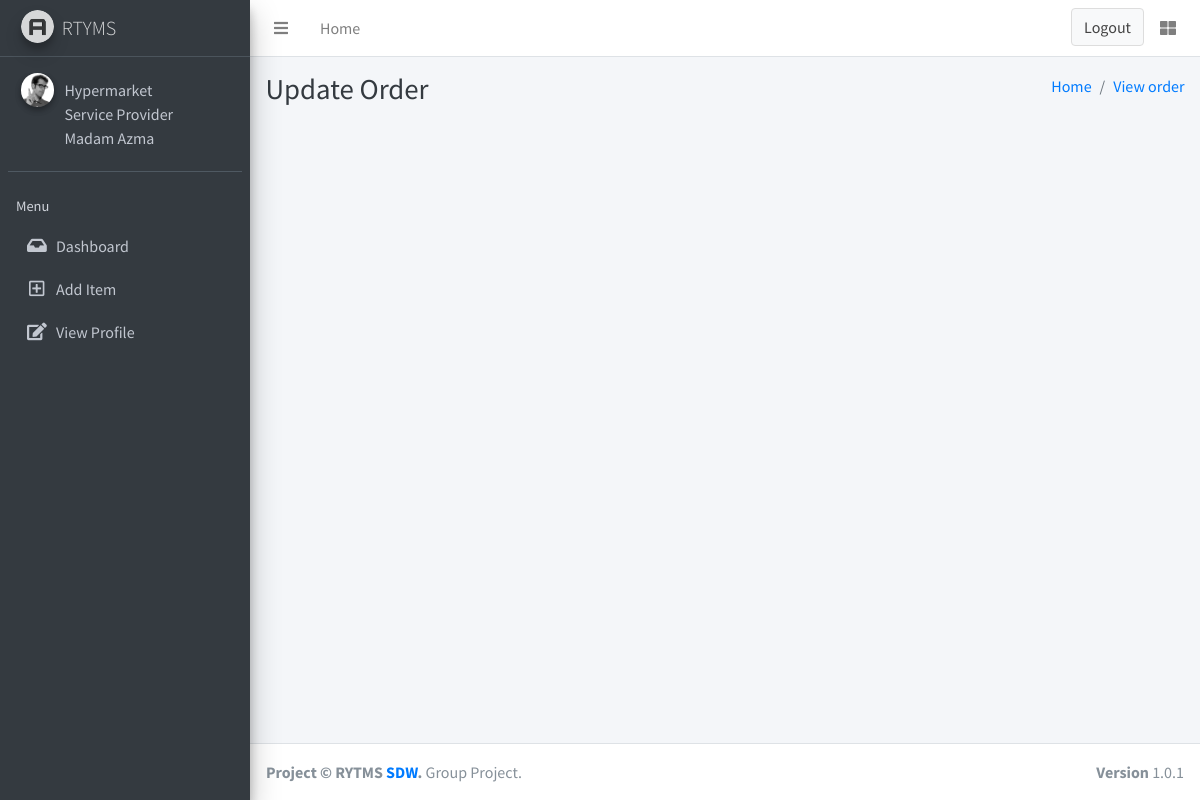
Screenshot of /ApplicationLayer/serviceProvider/good/goodEditOrder.php with the database file from the repository.
### tables this page shows
CREATE TABLE `serviceprovider` (
  `servProvID` int(11) NOT NULL,
  `spName` varchar(100) NOT NULL,
  `spUsername` varchar(50) NOT NULL,
  `spPassword` varchar(50) NOT NULL,
  `spType` varchar(20) NOT NULL,
  `approved` int(11) DEFAULT 0,
  `spEmail` varchar(50) NOT NULL,
  `spAddress` varchar(100) NOT NULL,
  `spPhone` varchar(20) NOT NULL,
  `ssm` varchar(50) NOT NULL,
  `spImage` varchar(255) NOT NULL
);

### ApplicationLayer/template/libs/database.php (called while the page is built, shortened)
<?php
class DB
{
  public static function connect($value='')
  {
    $pdo = new PDO(DB_TYPE.':host='.DB_HOST.';dbname='.DB_NAME, DB_USER, DB_PASS);
    $pdo->setAttribute(PDO::ATTR_ERRMODE, PDO::ERRMODE_EXCEPTION);
    return $pdo;
  }
  public static function run($sql, $args = NULL)
    {
        if (!$args)
        {
             return DB::connect()->query($sql);
        }
        $stmt = DB::connect()->prepare($sql);
        try {
            $stmt->execute($args);
            return $stmt;
        }
        catch (PDOException $e){
            echo $e->getMessage();
            die();
        }
     }
}
?>

### BusinessServicesLayer/data/registerModel.php (called while the page is built, shortened)
<?php
require_once $_SERVER["DOCUMENT_ROOT"].'/RTYMS/ApplicationLayer/template/libs/database.php';
class registerModel{
    function viewGoodSP(){
        $sql = "SELECT * FROM serviceprovider where spType='good'";
        return DB::run($sql);
    }
}
?>

### BusinessServicesLayer/controller/registrationController.php (called while the page is built, shortened)
<?php
require_once $_SERVER["DOCUMENT_ROOT"].'/RTYMS/BusinessServicesLayer/data/registerModel.php';
class registerController{
    function viewGoodSP(){
        $sp = new registerModel();
        return $sp->viewGoodSP();
    }
}
?>

### ApplicationLayer/serviceProvider/good/goodEditOrder.php (the view, shortened to what this page needs)
<?php
require_once $_SERVER["DOCUMENT_ROOT"].'/RTYMS/BusinessServicesLayer/controller/registrationController.php';
$orderID = $_GET['orderID'];
$order = new orderController();
$link = $order->viewOrders($orderID);
$goodSP = new registerController();
$datas = $goodSP->viewGoodSP();
?>
<!DOCTYPE html>
<html>
<head>
  <link rel="stylesheet" href="../../../ApplicationLayer/template/plugins/fontawesome-free/css/all.min.css">
  <link rel="stylesheet" href="https://code.ionicframework.com/ionicons/2.0.1/css/ionicons.min.css">
  <link rel="stylesheet" href="../../../ApplicationLayer/template/plugins/tempusdominus-bootstrap-4/css/tempusdominus-bootstrap-4.min.css">
  <link rel="stylesheet" href="../../../ApplicationLayer/template/plugins/icheck-bootstrap/icheck-bootstrap.min.css">
  <link rel="stylesheet" href="../../../ApplicationLayer/template/plugins/jqvmap/jqvmap.min.css">
  <link rel="stylesheet" href="../../../ApplicationLayer/template/dist/css/adminlte.min.css">
  <link rel="stylesheet" href="../../../ApplicationLayer/template/plugins/overlayScrollbars/css/OverlayScrollbars.min.css">
  <link rel="stylesheet" href="../../../ApplicationLayer/template/plugins/daterangepicker/daterangepicker.css">
  <link rel="stylesheet" href="../../../ApplicationLayer/template/plugins/summernote/summernote-bs4.css">
</head>
<body class="hold-transition sidebar-mini layout-fixed">
<div class="wrapper">
  <nav class="main-header navbar navbar-expand navbar-white navbar-light">
    <ul class="navbar-nav">
      <li class="nav-item">
        <a class="nav-link" data-widget="pushmenu" href="#"><i class="fas fa-bars"></i></a>
      </li>
      <li class="nav-item d-none d-sm-inline-block">
        <a href="goodSPMain.php" class="nav-link">Home</a>
      </li>
      <li class="nav-item d-none d-sm-inline-block">
        <a href="#" class="nav-link"></a>
      </li>
    </ul>
    <ul class="navbar-nav ml-auto">
      <form action="../../../BusinessServicesLayer/controller/loginController.php" method="GET"> <button name="logout" type="submit" class="btn btn-block btn-default">Logout</button></form>
      <li class="nav-item">
        <a class="nav-link" data-widget="control-sidebar" data-slide="true" href="#">
          <i class="fas fa-th-large"></i>
        </a>
      </li>
    </ul>
  </nav>
  <aside class="main-sidebar sidebar-dark-primary elevation-4">
    <a href="goodSPMain.php" class="brand-link">
      <img src="../../../ApplicationLayer/template/dist/img/AdminLTELogo.png" alt="AdminLTE Logo" class="brand-image img-circle elevation-3"
           style="opacity: .8">
      <span class="brand-text font-weight-light">RTYMS</span>
    </a>
    <div class="sidebar">
      <div class="user-panel mt-3 pb-3 mb-3 d-flex">
        <div class="image">
          <img src="../../../ApplicationLayer/template/dist/img/user2-160x160.jpg" class="img-circle elevation-2" alt="User Image">
        </div>
        <div class="info"><?php
            foreach($datas as $row){
                ?>
          <a href="#" class="d-block"><?=$row['spName']?></a><?php } ?>
        </div>
      </div>
      <nav class="mt-2">
        <ul class="nav nav-pills nav-sidebar flex-column" data-widget="treeview" role="menu" data-accordion="false">
          <li class="nav-header">Menu</li>
          <li class="nav-item">
            <a href="goodSPMain.php" class="nav-link">
              <i class="nav-icon fas fa-inbox"></i>
              <p>
                Dashboard
              </p>
            </a>
          </li>
          <li class="nav-item">
            <a href="goodAddItem.php" class="nav-link" title>
              <i class="nav-icon far fa-plus-square"></i>
              <p>
                Add Item
              </p>
            </a>
          </li>
          <li class="nav-item">
            <a href="goodViewProfile.php" class="nav-link " title>
              <i class="nav-icon fas fa-edit"></i></i>
              <p>
                View Profile
              </p>
            </a>
          </li>
          </ul>
      </nav>
    </div>
  </aside>
  <div class="content-wrapper">
    <div class="content-header">
      <div class="container-fluid">
        <div class="row mb-2">
          <div class="col-sm-6">
            <h1 class="m-0 text-dark">Update Order</h1>
          </div>
          <div class="col-sm-6">
            <ol class="breadcrumb float-sm-right">
              <li class="breadcrumb-item"><a href="goodSPMain.php">Home</a></li>
              <li class="breadcrumb-item"><a href="goodViewOrder.php">View order</a></li> <?php foreach ($link as $rowz) {?>
              <li class="breadcrumb-item">Order id: <?=$rowz['orderID']?></li>
            </ol><?php }?>
          </div>
        </div>
      </div>
    </div>
      </div>
  </div>
  <footer class="main-footer">
    <strong>Project &copy; RYTMS <a href="#">SDW</a>.</strong>
    Group Project.
    <div class="float-right d-none d-sm-inline-block">
      <b>Version</b> 1.0.1
    </div>
  </footer>
</body>
</html>

### rows the page displays
serviceprovider: spName "Hypermarket"
serviceprovider: spName "Service Provider"
serviceprovider: spName "Madam Azma"
